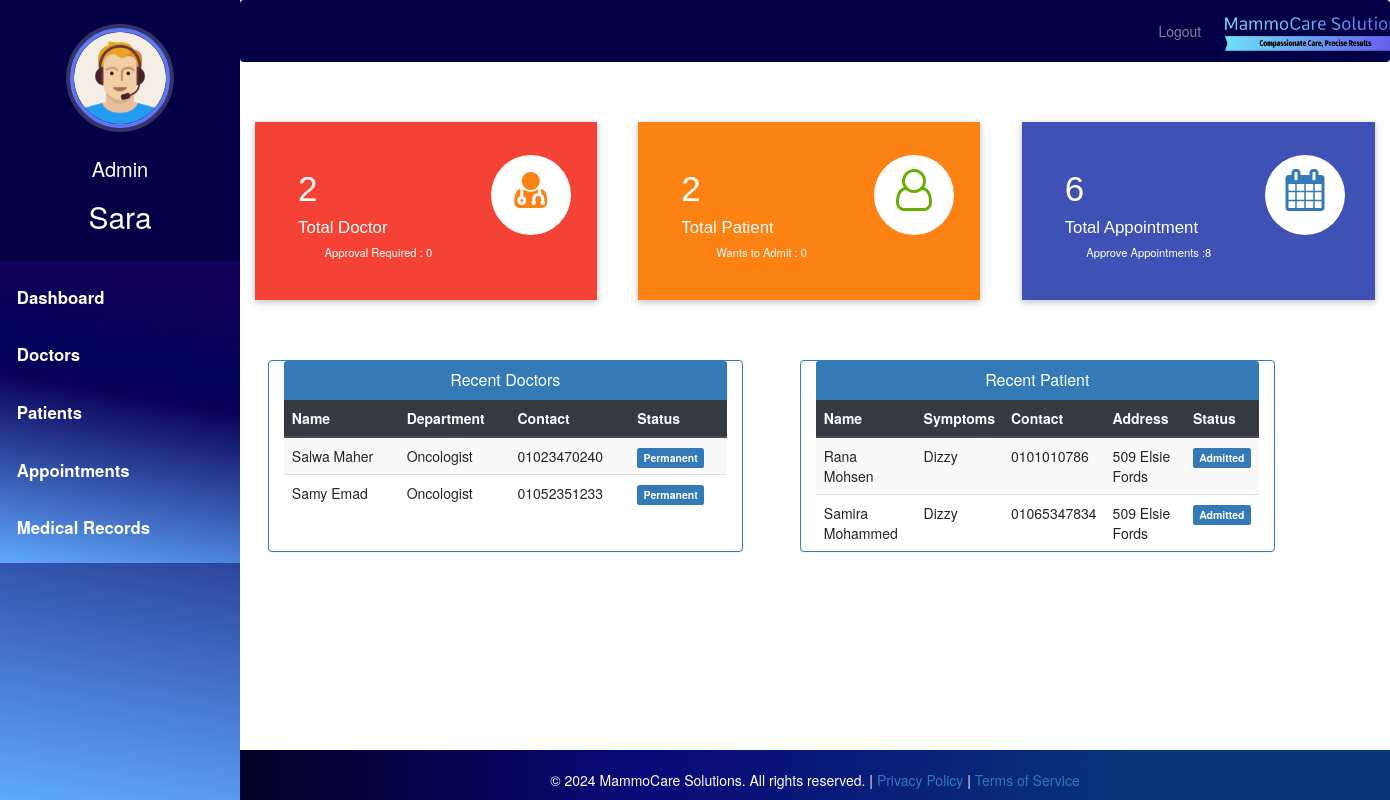
Page /admin-dashboard (signed in) on the committed database.
### hospital/models.py (models this page shows, shortened)
class Doctor(models.Model):
    user=models.OneToOneField(User,on_delete=models.CASCADE)
    profile_pic= models.ImageField(upload_to='profile_pic/DoctorProfilePic/', null=True,blank=True)
    address = models.CharField(max_length=40)
    mobile = models.CharField(max_length=20,null=True)
    department= models.CharField(max_length=50, default='Oncologist')
    status=models.BooleanField(default=False)
    @property
    def get_name(self):
        return self.user.first_name+" "+self.user.last_name

class Patient(models.Model):
    user=models.OneToOneField(User,on_delete=models.CASCADE)
    profile_pic= models.ImageField(upload_to='profile_pic/PatientProfilePic/',null=True,blank=True)
    address = models.CharField(max_length=40)
    mobile = models.CharField(max_length=20,null=False)
    symptoms = models.CharField(max_length=100,null=False)
    assignedDoctorId = models.PositiveIntegerField(null=True)
    admitDate=models.DateField(auto_now=True)
    dob = models.DateField()
    status=models.BooleanField(default=False)
    @property
    def get_name(self):
        return self.user.first_name+" "+self.user.last_name

### hospital/views.py (the view)
# urls.py: path('admin-dashboard', views.admin_dashboard_view,name='admin-dashboard'),
@login_required(login_url='adminlogin')
@user_passes_test(is_admin)
def admin_dashboard_view(request):
    doctors=models.Doctor.objects.all().order_by('-id')
    patients=models.Patient.objects.all().order_by('-id')
    doctorcount=models.Doctor.objects.all().filter(status=True).count()
    pendingdoctorcount=models.Doctor.objects.all().filter(status=False).count()
    patientcount=models.Patient.objects.all().filter(status=True).count()
    pendingpatientcount=models.Patient.objects.all().filter(status=False).count()
    appointmentcount=models.Appointment.objects.all().filter(status=True).count()
    pendingappointmentcount=models.Appointment.objects.all().filter(status=False).count()
    mydict={
    'doctors':doctors,
    'patients':patients,
    'doctorcount':doctorcount,
    'pendingdoctorcount':pendingdoctorcount,
    'patientcount':patientcount,
    'pendingpatientcount':pendingpatientcount,
    'appointmentcount':appointmentcount,
    'pendingappointmentcount':pendingappointmentcount,
    }
    return render(request,'hospital/admin_dashboard.html',context=mydict)

### hospital/views.py (called while the page is built)
def is_admin(user):
    return user.groups.filter(name='ADMIN').exists()

### templates/hospital/admin_dashboard.html
{% extends 'hospital/admin_base.html' %}
{% load static %}
{% block content %}
{%include 'hospital/admin_dashboard_cards.html'%}
<br><br><br>
<div class="container">
  <div class="row">
    <div class="panel panel-primary col-md-5" style="margin-left:2%;">
      <div class="panel-heading" style="text-align:center;">
        <h6 class="panel-title">Recent Doctors</h6>
      </div>
      <table class="table table-hover table-striped" id="dev-table">
        <thead class="thead-dark">
          <tr>
            <th>Name</th>
            <th>Department</th>
            <th>Contact</th>
            <th>Status</th>
          </tr>
        </thead>
        {% for d in doctors %}
        <tr>
          <td> {{d.get_name}}</td>
          <td>{{d.department}}</td>
          <td>{{d.mobile}}</td>
          {%if d.status%}
          <td> <span class="label label-primary">Permanent</span></td>
          {% else %}
          <td> <span class="label label-success">On Hold</span></td>
          {% endif %}
        </tr>
        {% endfor %}
      </table>
    </div>
    <div class="panel panel-primary col-md-5" style="margin-left:5%;">
      <div class="panel-heading" style="text-align:center;">
        <h6 class="panel-title">Recent Patient</h6>
      </div>
      <table class="table table-hover table-striped" id="dev-table">
        <thead class="thead-dark">
          <tr>
            <th>Name</th>
            <th>Symptoms</th>
            <th>Contact</th>
            <th>Address</th>
            <th>Status</th>
          </tr>
        </thead>
        {% for p in patients %}
        <tr>
          <td> {{p.get_name}}</td>
          <td>{{p.symptoms}}</td>
          <td>{{p.mobile}}</td>
          <td>{{p.address}}</td>
          {%if p.status%}
          <td> <span class="label label-primary">Admitted</span></td>
          {% else %}
          <td> <span class="label label-success">On Hold</span></td>
          {% endif %}
        </tr>
        {% endfor %}
      </table>
    </div>
  </div>
</div>
{% endblock content %}

### templates/hospital/admin_base.html (shortened to what this page needs)
<!DOCTYPE html>
{% load static %}
<html lang="en">
<head>
  <link rel="stylesheet" href="https://stackpath.bootstrapcdn.com/bootstrap/4.3.1/css/bootstrap.min.css">
  <link rel="stylesheet" href="https://maxcdn.bootstrapcdn.com/font-awesome/4.7.0/css/font-awesome.min.css">
  <link rel="stylesheet" href="{% static '/style.css' %}">
</head>
<body>
  <nav class="menu" tabindex="0">
    <header class="avatar">
      <div style="display: inline-block;">
        <img src="{% static "images/adminpropic.png" %}" />
        <br><br>
        <h6 style="color: white; font-size: 20px;">Admin</h6>
      </div>
      <h2>{{ request.user.first_name }}</h2>
    </header>
    <ul>
      <li tabindex="0" class="icon-dashboard"> <a style="color:white; text-decoration:none;" href="/admin-dashboard"><span>Dashboard</span></a> </li>
      <li tabindex="0" class="icon-customers"> <a style="color:white; text-decoration:none;" href="/admin-doctor"><span>Doctors</span></a></li>
      <li tabindex="0" class="icon-users"> <a style="color:white; text-decoration:none;" href="/admin-patient"><span>Patients</span></a></li>
      <li tabindex="0" class="icon-calendar"> <a style="color:white; text-decoration:none;" href="/admin-appointment"><span>Appointments</span></a></li>
      <li tabindex="0" class="icon-calendar"> <a style="color:white; text-decoration:none;" href="/admin-medical-records"><span>Medical Records</span></a></li>
    </ul>
  </nav>
  <main>
    <div class="bs-example">
      <nav class="navbar navbar-expand-md navbar-dark fixed-top" style="background:#040046;">
        <div class="navbar-nav" style=" margin-left: 80%;">
          <a href="/index" class="nav-item nav-link">Logout</a>
        </div>
        <a href="/admin-dashboard" class="navbar-brand">
          <img src="{% static 'images/mammocare-logo.jpeg' %}" alt="Logo" height="40" style="margin-top: -7px;">
        </a>
      </nav>
    </div>
    <br><br>
    {% block content %}
    {% endblock content %}
    <br><br><br><br>
    <footer>
      <br>
      <div class="container">
        <div class="row">
          <div class="col-md-12 col-sm-12">
            <div style="color:#ffffff;" class="wow fadeInUp footer-copyright">
              <p>
                &copy; 2024 MammoCare Solutions. All rights reserved. | <a href="/privacy_policy">Privacy Policy</a> | <a href="/terms">Terms of Service</a>
              </p>
            </div>
          </div>
        </div>
      </div>
    </footer>
  </main>
</body>
</html>

### static/style.css (style rules this page uses)
body { padding-left: 240px; }
main { position: relative; height: 100vh; }
.menu { background: #5bc995; height: 100vh; width: 240px; position: fixed; top: 0px; left: 0; z-index: 5; outline: none; }
.menu .avatar { background: rgba(0, 0, 0, 0.1); padding: 2em 0.5em; text-align: center; }
.menu .avatar img { width: 100px; border-radius: 50%; overflow: hidden; border: 4px solid #ffea92; box-shadow: 0 0 0 4px rgba(255, 255, 255, 0.2); }
.menu .avatar h2 { font-weight: normal; margin-bottom: 0; }
.menu ul { list-style: none; padding: 0.5em 0; margin: 0; }
.menu ul li { padding: 0.5em 1em 0.5em 3em; font-size: 0.95em; font-weight: regular; background-repeat: no-repeat; background-position: left 15px center; background-size: auto 20px; transition: all 0.15s linear; cursor: pointer; }
.menu ul li.icon-dashboard { background-image: url("http://www.entypo.com/images//gauge.svg"); }
.menu ul li.icon-customers { background-image: url("http://www.entypo.com/images//briefcase.svg"); }
.menu ul li.icon-users { background-image: url("http://www.entypo.com/images//users.svg"); }
.menu ul li.icon-calendar { background-image: url("http://www.entypo.com/images//calendar.svg"); }

### templates/hospital/admin_base.html (style rules this page uses)
a:link { text-decoration: none; }
a { color: white; }
footer { padding: 0px 0px 0px 0px; background-color: black; margin: 0px; }
p { text-align: center; }
body { padding-left: 240px; }
main { position: relative; height: 100vh; }
.menu { background: #03a9f4; height: 100vh; width: 240px; position: fixed; top: 0px; left: 0; z-index: 5; outline: none; }
.menu .avatar { background: rgba(0, 0, 0, 0.1); padding: 2em 0.5em; text-align: center; }
.menu .avatar img { width: 100px; border-radius: 50%; overflow: hidden; border: 4px solid #ffea92; box-shadow: 0 0 0 4px rgba(255, 255, 255, 0.2); }
.menu .avatar h2 { font-weight: normal; margin-bottom: 0; }
.menu ul { list-style: none; padding: 0.5em 0; margin: 0; }
.menu ul li { padding: 0.5em 1em 0.5em 3em; font-size: 0.95em; font-weight: regular; background-repeat: no-repeat; background-position: left 15px center; background-size: auto 20px; transition: all 0.15s linear; cursor: pointer; }
.menu ul li.icon-dashboard { background-image: url("http://www.entypo.com/images//gauge.svg"); }
.menu ul li.icon-customers { background-image: url("http://www.entypo.com/images//briefcase.svg"); }
.menu ul li.icon-users { background-image: url("http://www.entypo.com/images//users.svg"); }
.menu ul li.icon-calendar { background-image: url("http://www.entypo.com/images//calendar.svg"); }
body { padding-left: 240px; margin-top: 50px; }
.menu { background: rgb(2,0,36); background: linear-gradient(10deg, rgba(2,0,36,1) 0%, rgba(95,169,255,1) 0%, rgba(11,3,90,1) 55%, rgba(4,5,92,1) 66%, rgba(18,1,88,0.9568160027682948) 87%); height: 100vh; width: 240px; position: fixed; top: 0px; left: 0; z-index: 5; outline: none; transition: left 0.3s; }
.menu .avatar { background: #040046; padding: 2em 0.5em; text-align: center; }
.menu .avatar img { width: 100px; height: 100px; border-radius: 50%; overflow: hidden; border: 4px solid #5f77f0; box-shadow: 0 0 0 4px rgba(255, 255, 255, 0.2); }
.menu .avatar h2 { font-weight: normal; margin-bottom: 0; color: #fff; margin-top: 10px; }
.menu ul { list-style: none; padding: 0.5em 0; margin: 0; background: rgb(2,0,36); background: linear-gradient(10deg, rgba(2,0,36,1) 0%, rgba(95,169,255,1) 0%, rgba(11,3,90,1) 55%, rgba(4,5,92,1) 66%, rgba(18,1,88,0.9568160027682948) 87%); }
.menu ul li { padding: 1em; font-size: 1.2em; font-weight: bold; transition: background-color 0.3s ease; }
.menu ul li a { color: #fff; text-decoration: none; }
footer { padding: 0px 0px 0px 0px; background: rgb(2, 0, 36); background: linear-gradient(90deg, rgba(2, 0, 36, 1) 0%, rgba(9, 9, 121, 1) 35%, rgba(9, 53, 121, 1) 78%); margin: 0px; position: fixed; bottom: 0; width: 100%; height: 50px; text-align: center; }

### templates/hospital/admin_dashboard_cards.html (style rules this page uses)
footer { padding: 0px 0px 0px 0px; background: rgb(2, 0, 36); background: linear-gradient(90deg, rgba(2, 0, 36, 1) 0%, rgba(9, 9, 121, 1) 35%, rgba(9, 53, 121, 1) 78%); margin: 0px; position: absolute; bottom: 0; width: 100%; height: 50px; }

### rows in the picture
Doctor: get_name "Salwa Maher", department "Oncologist", mobile "01023470240", status "Permanent"
Doctor: get_name "Samy Emad", department "Oncologist", mobile "01052351233", status "Permanent"
Patient: get_name "Rana Mohsen", symptoms "Dizzy", mobile "0101010786", address "509 Elsie Fords", status "Admitted"
Patient: get_name "Samira Mohammed", symptoms "Dizzy", mobile "01065347834", address "509 Elsie Fords", status "Admitted"

### other values in the picture
{{ request.user.first_name }} "Sara"
{{ doctorcount }} "2"
{{ pendingdoctorcount }} "0"
{{ patientcount }} "2"
{{ pendingpatientcount }} "0"
{{ appointmentcount }} "6"
{{ pendingappointmentcount }} "8"
